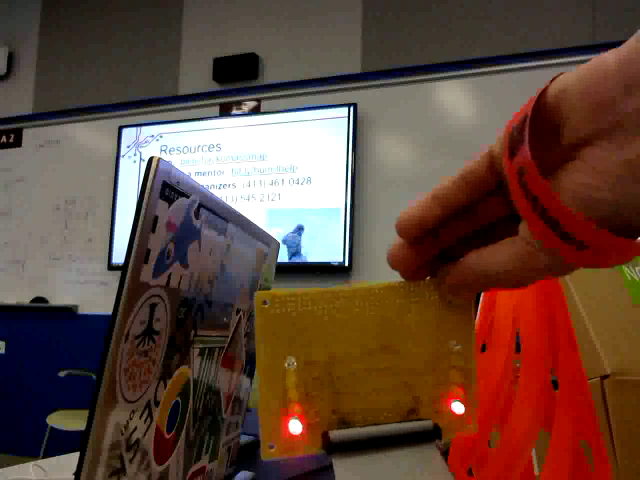
#> input picture frame 22 of testing/changingLights.avi, 1280 x 960 px (shown at 1/2 size)
$ python greenDetect.py   (Python 2 division)
#> lines starting #> are read from the running program, lines starting #| are printed output that depends on the picture; after the words box and inside, x2 and y2 are one past the last pixel; in counts of white or black regions, pixels touching at a corner belong together
import cv2
import numpy as np

if __name__ == "__main__":

    cap = cv2.VideoCapture("../testing/changingLights.avi")
    previousGreen = None

    kernel = np.ones((5, 5), np.uint8)

    prevSum = 0

    while (cap.isOpened()):
        ret, frame = cap.read()
#> frame is the input picture: shape (960, 1280, 3); mean B, G, R 58.4, 70, 97.7
        hsvFrame = cv2.cvtColor(frame, cv2.COLOR_BGR2HSV)
#> hsvFrame: shape (960, 1280, 3); mean H, S, V 30.1, 135.4, 102.2

        lower = np.array([200, 0, 200])
        upper = np.array([255, 255, 255])

        hsvlower = np.array([0,100,75])
        hsvupper = np.array([100,150,125])

        hsvgreen = cv2.inRange(frame, hsvlower, hsvupper)
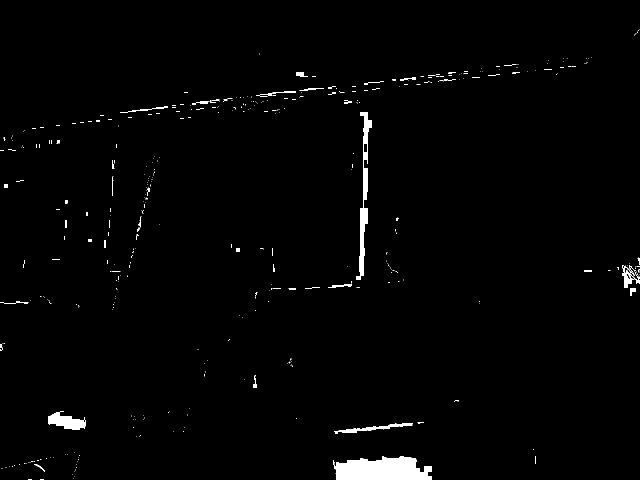
#> hsvgreen: shape (960, 1280) (shown at 1/2 size); 1.4% white; 449 white regions (400 under 20 px), largest, box (x1, y1, x2, y2) and area: (666, 912, 864, 960) 7271, (712, 224, 743, 560) 2840, (96, 823, 172, 859) 1596

        green = cv2.inRange(frame, lower, upper)
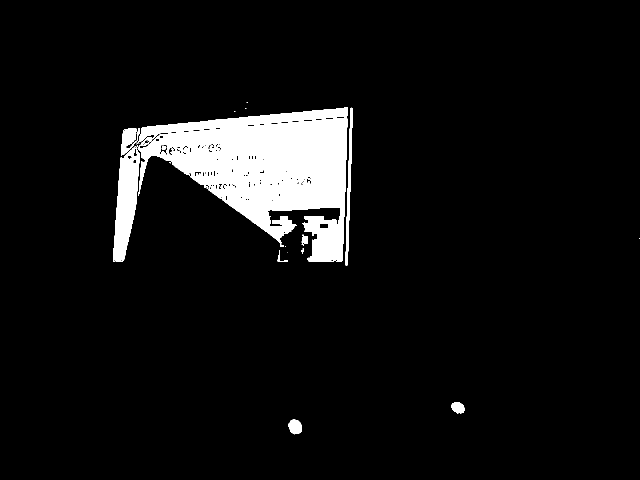
#> green: shape (960, 1280) (shown at 1/2 size); 6.6% white; 26 white regions (15 under 20 px), largest, box (x1, y1, x2, y2) and area: (272, 215, 696, 523) 69987, (226, 290, 280, 524) 7396, (691, 215, 705, 531) 1586

        #green = cv2.dilate(green, kernel, iterations = 1)
        green = green & hsvgreen
#> green: shape (960, 1280); every value is 0

        if (previousGreen is not None):
            diff = hsvgreen & cv2.bitwise_not(previousGreen)
            data = cv2.countNonZero(diff)
            velocity = data - prevSum
            if (velocity > 5000):
                print "GREEN!"
            prevSum = data
            cv2.imshow('testimage', diff)

        if (previousGreen is None):
            previousGreen = hsvgreen

        if cv2.waitKey(1) & 0xFF == ord('q'):
#> (key q is pressed here)
            break

    cap.release()

$ run again, starting later in the video
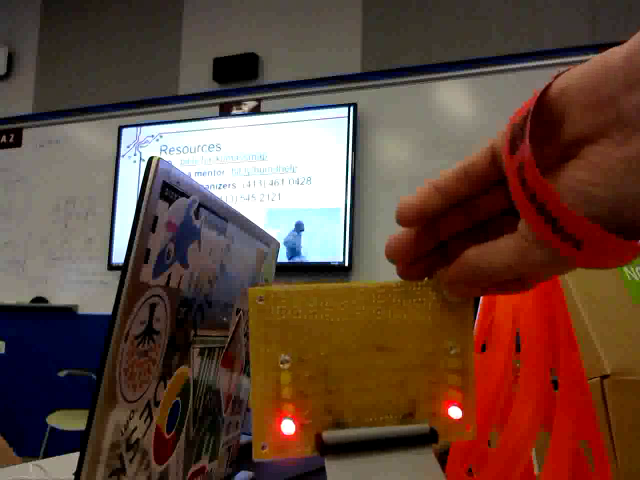
#> input picture frame 101 of testing/changingLights.avi, 1280 x 960 px (shown at 1/2 size)
#> frame is the input picture: shape (960, 1280, 3); mean B, G, R 57.6, 69.7, 97.6
#> hsvFrame: shape (960, 1280, 3); mean H, S, V 29.5, 136.9, 102.1
#> `hsvgreen = cv2.inRange(frame, hsvlower, hsvupper)`:
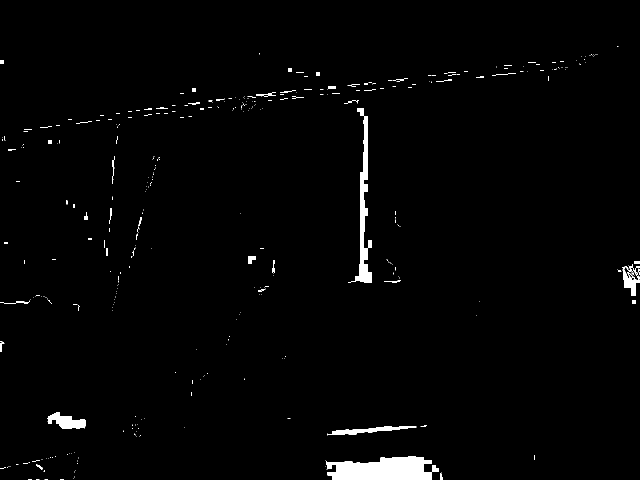
#> hsvgreen: shape (960, 1280) (shown at 1/2 size); 1.6% white; 390 white regions (337 under 20 px), largest, box (x1, y1, x2, y2) and area: (651, 912, 878, 960) 8017, (702, 216, 744, 564) 3877, (94, 824, 172, 858) 1470
#> `green = cv2.inRange(frame, lower, upper)`:
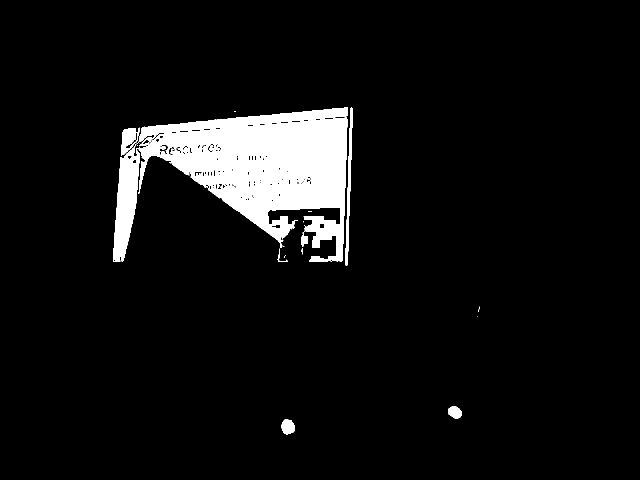
#> green: shape (960, 1280) (shown at 1/2 size); 6.5% white; 29 white regions (18 under 20 px), largest, box (x1, y1, x2, y2) and area: (276, 215, 696, 523) 68116, (226, 286, 280, 524) 7350, (691, 214, 705, 531) 1585

$ run again, starting later in the video
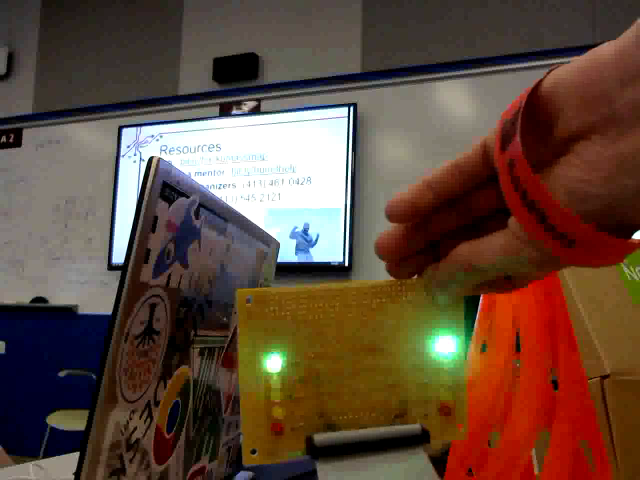
#> input picture frame 180 of testing/changingLights.avi, 1280 x 960 px (shown at 1/2 size)
#> frame is the input picture: shape (960, 1280, 3); mean B, G, R 59.1, 73.1, 97
#> hsvFrame: shape (960, 1280, 3); mean H, S, V 30, 134.6, 102.4
#> `hsvgreen = cv2.inRange(frame, hsvlower, hsvupper)`:
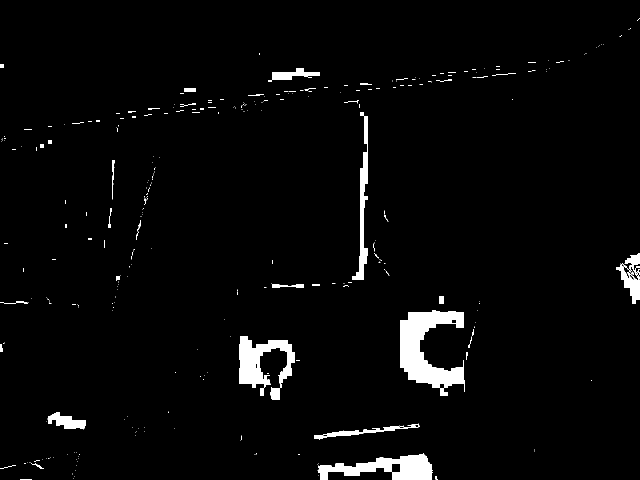
#> hsvgreen: shape (960, 1280) (shown at 1/2 size); 3% white; 335 white regions (283 under 20 px), largest, box (x1, y1, x2, y2) and area: (800, 621, 930, 792) 11283, (635, 906, 866, 960) 6317, (478, 672, 590, 792) 6261
#> `green = cv2.inRange(frame, lower, upper)`:
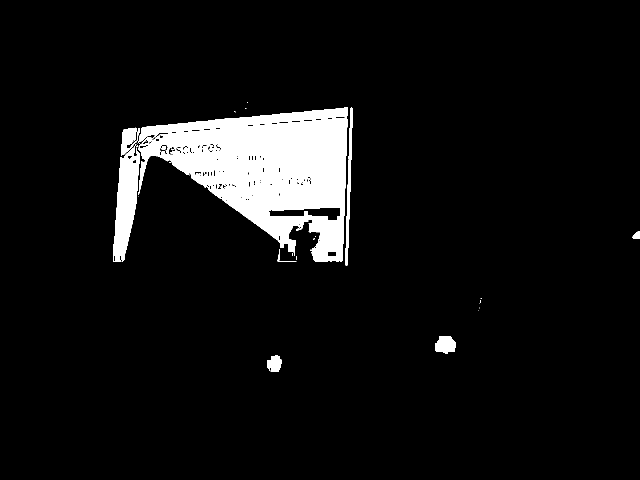
#> green: shape (960, 1280) (shown at 1/2 size); 6.8% white; 33 white regions (24 under 20 px), largest, box (x1, y1, x2, y2) and area: (276, 215, 696, 523) 70916, (226, 255, 280, 524) 8551, (691, 214, 705, 531) 1604
